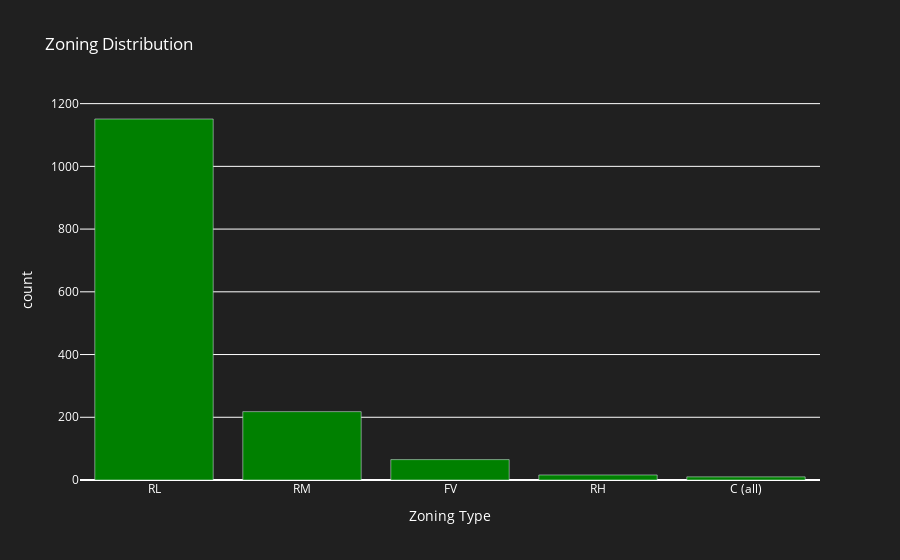

Notebook code cell kept with this figure:
### Code cell
fig4 = go.Figure(data = [go.Bar(
    x=zoning_type.index, 
    y=zoning_type.values, 
    name='Zoning Type', 
    marker=dict(color='green'))]
    )
fig4.update_layout(
    title='Zoning Distribution',
    xaxis_title='Zoning Type', 
    yaxis_title='count',
    legend_title='Data Distribution',
    plot_bgcolor='rgba(32,32,32,1)',
    paper_bgcolor='rgba(32,32,32,1)',
    font=dict(color='white')
)

### Figure 1 — Plotly figure (JSON) as saved in the notebook; plotly's stock layout.template omitted (floating-point values rounded to 4 significant figures)
{"data": [{"marker": {"color": "green"}, "name": "Zoning Type", "type": "bar", "x": ["RL", "RM", "FV", "RH", "C (all)"], "y": [1151, 218, 65, 16, 10]}], "layout": {"font": {"color": "white"}, "legend": {"title": {"text": "Data Distribution"}}, "paper_bgcolor": "rgba(32,32,32,1)", "plot_bgcolor": "rgba(32,32,32,1)", "title": {"text": "Zoning Distribution"}, "xaxis": {"title": {"text": "Zoning Type"}}, "yaxis": {"title": {"text": "count"}}}}
